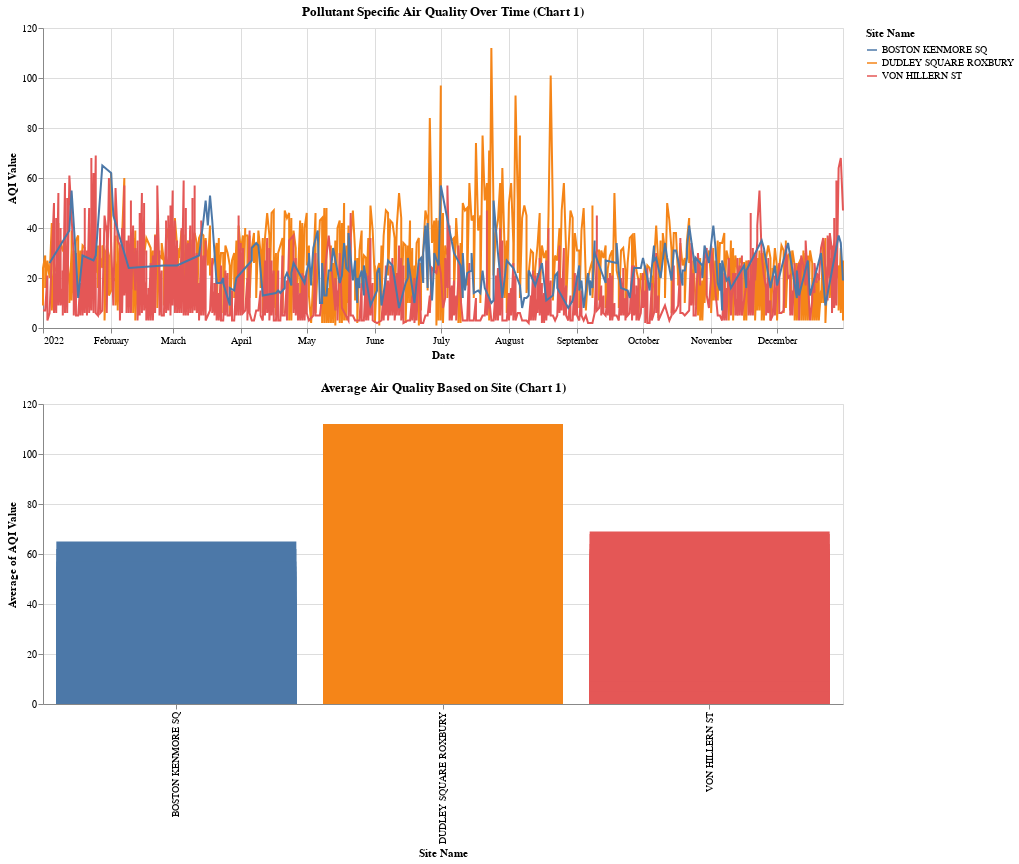

The code cell stored with this chart in its notebook:
### Code cell
# Dropdown selector for site names
site1_selector = alt.binding_select(options=list(melted_df['Pollutant'].unique()))
site1_dropdown = alt.selection_single(fields=['Pollutant'], bind=site1_selector, name='Chart1')

# Line chart with brushing
line_chart = alt.Chart(melted_df).mark_line().encode(
    x='Date:T',
    y='AQI Value:Q',
    color='Site Name:N',
    tooltip='AQI Value',
    opacity=alt.condition(site1_dropdown, alt.value(1.0), alt.value(0.2))
).transform_filter(
    site1_dropdown
).properties(
    title='Pollutant Specific Air Quality Over Time (Chart 1)',
    width=800,
    height=300
).add_selection(
    site1_dropdown
)

# Bar chart to compare pollutants
bar_chart = alt.Chart(melted_df).mark_bar().encode(
    x='Site Name:N',
    y='average(AQI Value):Q',
    color='Site Name:N',
    tooltip='AQI Value'
).transform_filter(
    site1_dropdown
).properties(
    title='Average Air Quality Based on Site (Chart 1)',
    width=800,
    height=300
).add_selection(
    site1_dropdown
)

# Combine both charts using a single selection for brushing
combined_chart_site_and_pollutant = alt.vconcat(line_chart, bar_chart).resolve_scale(y='independent')

combined_chart_site_and_pollutant

### Figure 1 — Vega-Lite specification as saved in the notebook (floating-point values rounded to 4 significant figures; data arrays with more than 128 entries replaced by an {"elided": "..."} marker saying what was removed)
{"config": {"view": {"continuousWidth": 300, "continuousHeight": 300}}, "vconcat": [{"mark": {"type": "line"}, "encoding": {"color": {"field": "Site Name", "type": "nominal"}, "opacity": {"condition": {"param": "Chart1", "value": 1.0}, "value": 0.2}, "tooltip": {"field": "AQI Value", "type": "quantitative"}, "x": {"field": "Date", "type": "temporal"}, "y": {"field": "AQI Value", "type": "quantitative"}}, "height": 300, "name": "view_67", "title": "Pollutant Specific Air Quality Over Time (Chart 1)", "transform": [{"filter": {"param": "Chart1"}}], "width": 800}, {"mark": {"type": "bar"}, "encoding": {"color": {"field": "Site Name", "type": "nominal"}, "tooltip": {"field": "AQI Value", "type": "quantitative"}, "x": {"field": "Site Name", "type": "nominal"}, "y": {"aggregate": "average", "field": "AQI Value", "type": "quantitative"}}, "height": 300, "name": "view_68", "title": "Average Air Quality Based on Site (Chart 1)", "transform": [{"filter": {"param": "Chart1"}}], "width": 800}], "data": {"name": "data-60b3bcb564309bbe8a987fcefbe81bc2"}, "params": [{"name": "Chart1", "select": {"type": "point", "fields": ["Pollutant"]}, "bind": {"input": "select", "options": ["Ozone AQI Value", "Nitrogen Dioxide AQI Value", "PM2.5 AQI Value", "PM10 AQI Value", "Carbon Monoxide AQI Value"]}, "views": ["view_67", "view_68"]}], "resolve": {"scale": {"y": "independent"}}, "$schema": "https://vega.github.io/schema/vega-lite/v5.8.0.json", "datasets": {"data-60b3bcb564309bbe8a987fcefbe81bc2": {"elided": "1472 records"}}}
